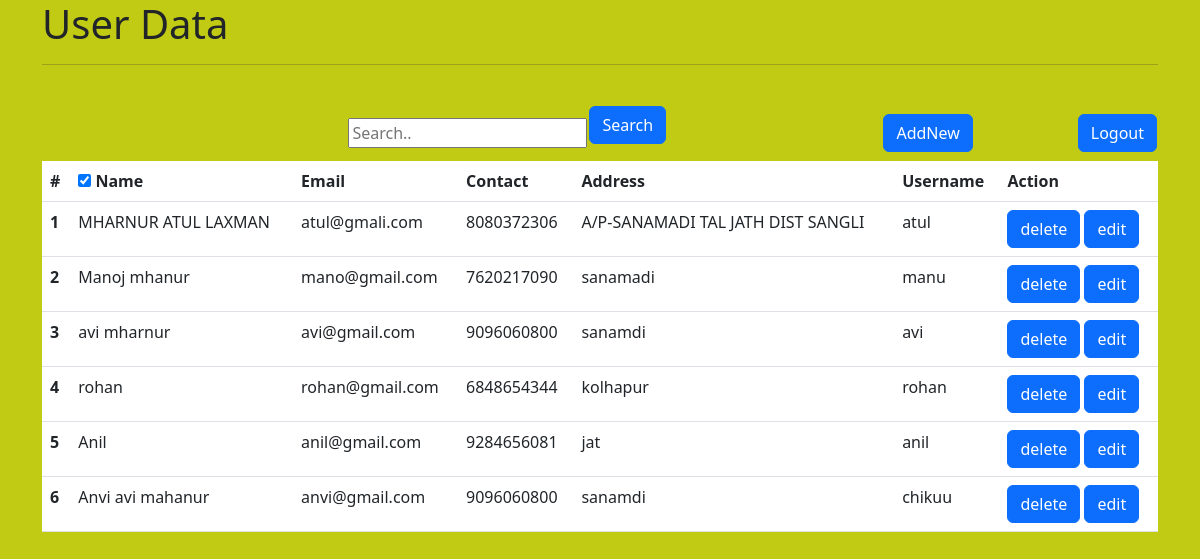
The app's page /home/ (signed in) with its own data.
### crudapp/models.py (models this page shows)
class UserData(models.Model):
    fullname = models.CharField('full name',max_length=100)
    emailid = models.EmailField('emailid',max_length=100)
    contact = models.IntegerField('contanct number')
    address = models.CharField('address',max_length=100)
    username = models.CharField('username',max_length=20)
    password = models.CharField('password',max_length=20)

### crudapp/views.py (the view)
# urls.py: path('home/', views.index, name='home'),
def index(request):
    if request.session.get('username', False):
        alldata = UserData.objects.all()
        return render(request, 'index.html', context={'data': alldata})
    else:
        return HttpResponseRedirect('/')

### templates/index.html (shortened to what this page needs)
<!doctype html>
<html lang="en">
<head>
    <link href="https://cdn.jsdelivr.net/npm/bootstrap@5.3.0-alpha1/dist/css/bootstrap.min.css" rel="stylesheet">
</head>
<body style="background-color: rgb(194, 203, 20);">
    <div class="container">
        <h1>User Data</h1>
        <hr /><br>
        <form action="/searchdata/" method="post">
            <div>
                <table style="width: 100%;">
                    <tr>
                        <td style="text-align: right;">
                            <input type="text" name='searchtext' placeholder="Search..">
                        </td>
                        <td><button type="submit" class="btn btn-primary mb-3">Search</button></td>
                        <td style="text-align: right;"><a class="btn btn-primary " href="/register/ ">AddNew</a></td>
                        <td style="text-align: right;"><a class="btn btn-primary " href="/logout/ ">Logout</a></td>
                    </tr>
                </table>
            </div>
            <table class="table ">
                <thead>
                    <tr>
                        <th scope="col ">#</th>
                        <th scope="col "><input type="checkbox" name="fullname" checked /> Name</th>
                        <th scope="col ">Email</th>
                        <th scope="col ">Contact</th>
                        <th scope="col ">Address</th>
                        <th scope="col ">Username</th>
                        <th>Action</th>
                    </tr>
                </thead>
                <tbody>
                    {% for dic in data %}
                    <tr>
                        <td><strong>{{ forloop.counter }}</strong></td>
                        <td> {{ dic.fullname }} </td>
                        <td> {{ dic.emailid }} </td>
                        <td> {{ dic.contact }} </td>
                        <td> {{ dic.address }} </td>
                        <td> {{ dic.username }} </td>
                        <td>
                            <a class="btn btn-primary " href="/deleteuser/{{dic.id}} ">delete</a>
                            <a class="btn btn-primary " href="/edituser/{{dic.id}} ">edit</a>
                        </td>
                    </tr>
                    {% endfor %}
                </tbody>
            </table>
        </form>
    </div>
</body>
</html>

### records on screen
UserData: fullname "MHARNUR ATUL LAXMAN", emailid "atul@gmali.com", contact "8080372306", address "A/P-SANAMADI TAL JATH DIST SANGLI", username "atul"
UserData: fullname "Manoj mhanur", emailid "mano@gmail.com", contact "7620217090", address "sanamadi", username "manu"
UserData: fullname "avi mharnur", emailid "avi@gmail.com", contact "9096060800", address "sanamdi", username "avi"
UserData: fullname "rohan", emailid "rohan@gmail.com", contact "6848654344", address "kolhapur", username "rohan"
UserData: fullname "Anil", emailid "anil@gmail.com", contact "9284656081", address "jat", username "anil"
UserData: fullname "Anvi avi mahanur", emailid "anvi@gmail.com", contact "9096060800", address "sanamdi", username "chikuu"
